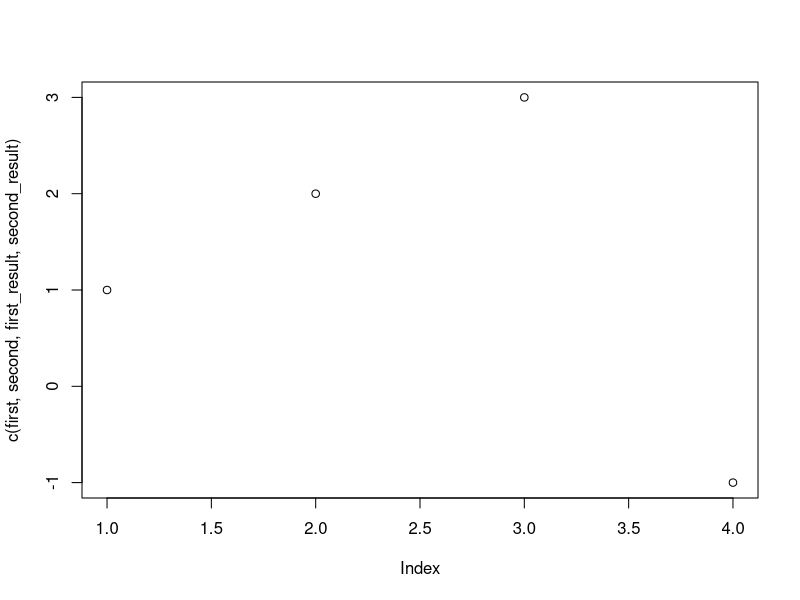

Write the R code that produced this figure.
# Sample Akumen R Model

# Important sections of this are noted with !!'s.

akumen <- function(first, second, ...) {
    # !! This akumen() connector function must exist!
	
	# Parameters:
	# 	!! These lines define parameters, and a line must exist per input (or output).

    #    - Input: first [float]
    #    - Input: second [float]

    #    - Output: first_result [float]
    #    - Output: second_result [float]


    # Our model code goes here (including any calls to other functions, modules or libraries)
	first_result <- first + second
	second_result <- first - second

    # Images can be viewed through the Research Grid, if they are saved to outputs.
    png(filename="outputs/example.png")
    plot(c(first, second, first_result, second_result))
    dev.off()

    # The akumen() function must return a dictionary including keys relating to outputs.
	ret <- list()
	ret[["first_result"]] <- first_result
	ret[["second_result"]] <- second_result
	return(ret)
}

if (!exists("REMOTE")) {
	# Any local test code can be used in a block like this.
    # When developing on a local machine, you can put code 
    # here that won't get run by Akumen.
	print(akumen(1, 2))
}

